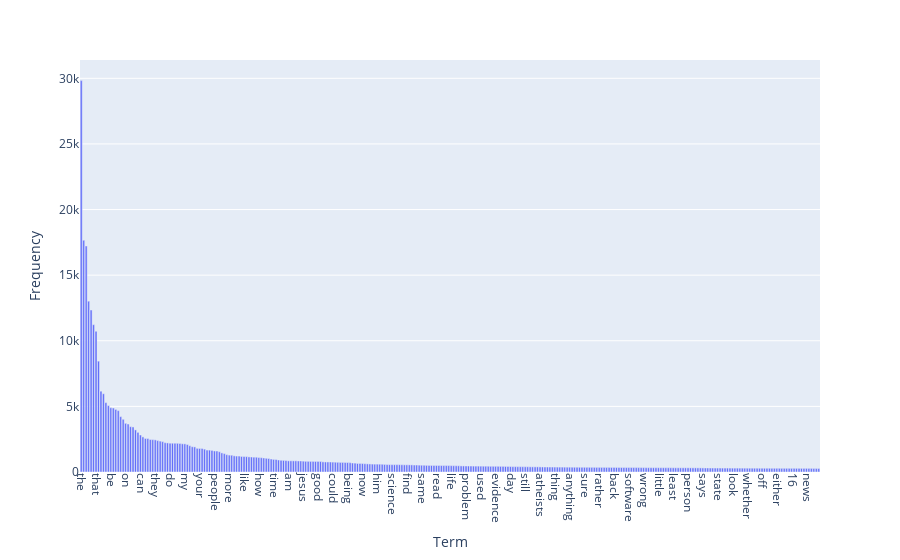

Notebook code for this chart:
### Markdown cell above
### >>> **Exercise 15 (take home):** 
Additionally, you can attempt to sort the terms on the `x-axis` by frequency instead of in alphabetical order. This way the visualization is more meaninfgul and you will be able to observe the so called [long tail](https://en.wikipedia.org/wiki/Long_tail) (get familiar with this term since it will appear a lot in data mining and other statistics courses). see picture below

![alt txt](https://upload.wikimedia.org/wikipedia/commons/thumb/8/8a/Long_tail.svg/1000px-Long_tail.svg.png)

### Code cell
df_test = pd.DataFrame({
    "Term": count_vect.get_feature_names_out(),
    "Frequency": term_frequencies
})

df_test = df_test.sort_values(by='Frequency', ascending=False)
df_test = df_test.head(300)

fig = px.bar(df_test, x='Term', y="Frequency", category_orders={"Term": df_test['Term']})
fig.update_xaxes(tickangle=90)
fig.show()

### Figure 1 — Plotly figure (JSON) as saved in the notebook; plotly's stock layout.template omitted (floating-point values rounded to 4 significant figures; data arrays with more than 128 entries replaced by an {"elided": "..."} marker saying what was removed)
{"data": [{"alignmentgroup": "True", "hovertemplate": "Term=%{x}<br>Frequency=%{y}<extra></extra>", "legendgroup": "", "marker": {"color": "#636efa", "pattern": {"shape": ""}}, "name": "", "offsetgroup": "", "orientation": "v", "showlegend": false, "textposition": "auto", "type": "bar", "x": {"elided": "300 str values"}, "xaxis": "x", "y": {"elided": "300 int values"}, "yaxis": "y"}], "layout": {"barmode": "relative", "legend": {"tracegroupgap": 0}, "margin": {"t": 60}, "xaxis": {"anchor": "y", "categoryarray": {"elided": "300 str values"}, "categoryorder": "array", "domain": [0, 1], "tickangle": 90, "title": {"text": "Term"}}, "yaxis": {"anchor": "x", "domain": [0, 1], "title": {"text": "Frequency"}}}}
